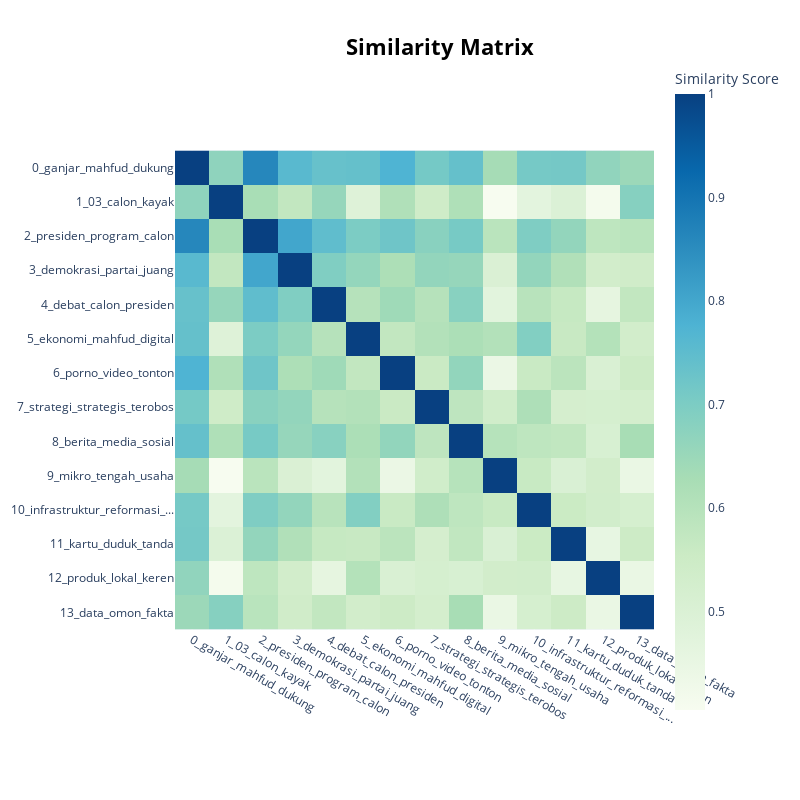

The cell this chart's notebook holds for it:
### Code cell
# Topic summary table
topic_info = topic_model_hdbscan.get_topic_info()
print(topic_info)

# Interactive visualizations
topic_model_hdbscan.visualize_topics()
topic_model_hdbscan.visualize_barchart(top_n_topics=15)
topic_model_hdbscan.visualize_heatmap()

### Figure 1 — Plotly figure (JSON) as saved in the notebook; plotly's stock layout.template omitted (floating-point values rounded to 4 significant figures; data arrays with more than 128 entries replaced by an {"elided": "..."} marker saying what was removed)
{"data": [{"coloraxis": "coloraxis", "hovertemplate": "x: %{x}<br>y: %{y}<br>Similarity Score: %{z}<extra></extra>", "name": "0", "type": "heatmap", "x": ["0_ganjar_mahfud_dukung", "1_03_calon_kayak", "2_presiden_program_calon", "3_demokrasi_partai_juang", "4_debat_calon_presiden", "5_ekonomi_mahfud_digital", "6_porno_video_tonton", "7_strategi_strategis_terobos", "8_berita_media_sosial", "9_mikro_tengah_usaha", "10_infrastruktur_reformasi_...", "11_kartu_duduk_tanda", "12_produk_lokal_keren", "13_data_omon_fakta"], "xaxis": "x", "y": ["0_ganjar_mahfud_dukung", "1_03_calon_kayak", "2_presiden_program_calon", "3_demokrasi_partai_juang", "4_debat_calon_presiden", "5_ekonomi_mahfud_digital", "6_porno_video_tonton", "7_strategi_strategis_terobos", "8_berita_media_sosial", "9_mikro_tengah_usaha", "10_infrastruktur_reformasi_...", "11_kartu_duduk_tanda", "12_produk_lokal_keren", "13_data_omon_fakta"], "yaxis": "y", "z": {"elided": "14x14 float values"}}], "layout": {"coloraxis": {"colorbar": {"title": {"text": "Similarity Score"}}, "colorscale": [[0, "rgb(247,252,240)"], [0.125, "rgb(224,243,219)"], [0.25, "rgb(204,235,197)"], [0.375, "rgb(168,221,181)"], [0.5, "rgb(123,204,196)"], [0.625, "rgb(78,179,211)"], [0.75, "rgb(43,140,190)"], [0.875, "rgb(8,104,172)"], [1, "rgb(8,64,129)"]]}, "height": 800, "hoverlabel": {"bgcolor": "white", "font": {"family": "Rockwell", "size": 16}}, "legend": {"title": {"text": "Trend"}}, "margin": {"t": 60}, "showlegend": true, "title": {"font": {"color": "Black", "size": 22}, "text": "<b>Similarity Matrix</b>", "x": 0.55, "xanchor": "center", "y": 0.95, "yanchor": "top"}, "width": 800, "xaxis": {"anchor": "y", "constrain": "domain", "domain": [0, 1], "scaleanchor": "y"}, "yaxis": {"anchor": "x", "autorange": "reversed", "constrain": "domain", "domain": [0, 1]}}}
